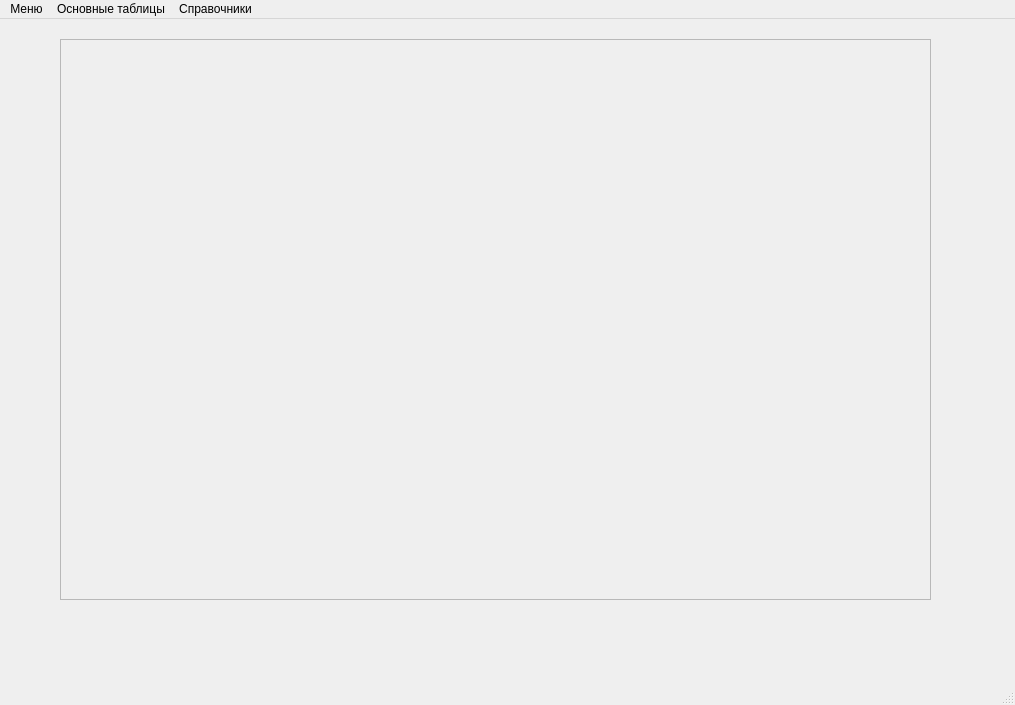
<?xml version="1.0" encoding="UTF-8"?>
<ui version="4.0">
 <class>tableWindow</class>
 <widget class="QMainWindow" name="tableWindow">
  <property name="geometry">
   <rect>
    <x>0</x>
    <y>0</y>
    <width>1015</width>
    <height>705</height>
   </rect>
  </property>
  <property name="windowTitle">
   <string>Учет работы преподавателя за учебный год</string>
  </property>
  <property name="toolTip">
   <string/>
  </property>
  <property name="autoFillBackground">
   <bool>true</bool>
  </property>
  <widget class="QWidget" name="centralwidget">
   <widget class="QWidget" name="">
    <property name="geometry">
     <rect>
      <x>60</x>
      <y>20</y>
      <width>871</width>
      <height>561</height>
     </rect>
    </property>
    <layout class="QVBoxLayout" name="verticalLayout">
     <item>
      <widget class="QFrame" name="frame">
       <property name="frameShape">
        <enum>QFrame::StyledPanel</enum>
       </property>
       <property name="frameShadow">
        <enum>QFrame::Raised</enum>
       </property>
      </widget>
     </item>
    </layout>
   </widget>
  </widget>
  <widget class="QMenuBar" name="menubar">
   <property name="geometry">
    <rect>
     <x>0</x>
     <y>0</y>
     <width>1015</width>
     <height>24</height>
    </rect>
   </property>
   <widget class="QMenu" name="menu">
    <property name="title">
     <string>Меню</string>
    </property>
   </widget>
   <widget class="QMenu" name="menu_2">
    <property name="title">
     <string>Основные таблицы</string>
    </property>
    <addaction name="separator"/>
   </widget>
   <widget class="QMenu" name="menu_3">
    <property name="title">
     <string>Справочники</string>
    </property>
   </widget>
   <addaction name="menu"/>
   <addaction name="menu_2"/>
   <addaction name="menu_3"/>
  </widget>
  <widget class="QStatusBar" name="statusbar"/>
 </widget>
 <resources/>
 <connections/>
</ui>
